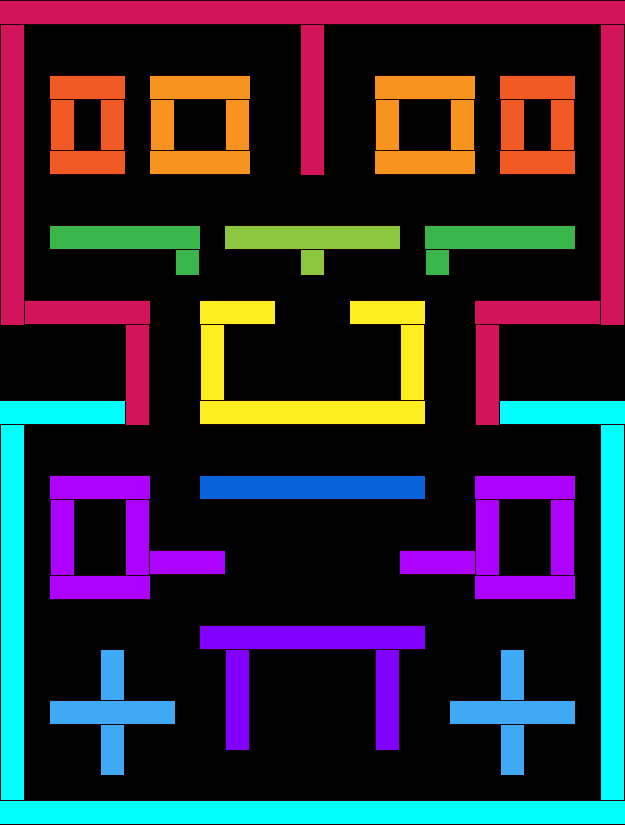

This game map was drawn from its Tiled (.tmx) file and the tilesets committed beside it. A one-line description and the full map source follow:
An orthogonal 25x33 tile map with 25x25 px tiles, 1 tile layer (Tile Layer 1).

<map version="1.4" tiledversion="1.4.3" orientation="orthogonal" renderorder="right-down" width="25" height="33" tilewidth="25" tileheight="25" infinite="0" nextlayerid="2" nextobjectid="1">
 <editorsettings>
  <export target="../../PycharmProjects/Pacman/map.csv" format="csv" />
 </editorsettings>
 <tileset firstgid="1" source="Tileset.tsx" />
 <layer id="1" name="Tile Layer 1" width="25" height="33">
  <data encoding="csv">
1,1,1,1,1,1,1,1,1,1,1,1,1,1,1,1,1,1,1,1,1,1,1,1,1,
2,0,0,0,0,0,0,0,0,0,0,0,2,0,0,0,0,0,0,0,0,0,0,0,2,
2,0,0,0,0,0,0,0,0,0,0,0,2,0,0,0,0,0,0,0,0,0,0,0,2,
2,0,5,5,5,0,7,7,7,7,0,0,2,0,0,7,7,7,7,0,5,5,5,0,2,
2,0,6,23,6,0,8,23,23,8,0,0,2,0,0,8,23,23,8,0,6,23,6,0,2,
2,0,6,23,6,0,8,23,23,8,0,0,2,0,0,8,23,23,8,0,6,23,6,0,2,
2,0,5,5,5,0,7,7,7,7,0,0,2,0,0,7,7,7,7,0,5,5,5,0,2,
2,0,0,0,0,0,0,0,0,0,0,0,0,0,0,0,0,0,0,0,0,0,0,0,2,
2,0,0,0,0,0,0,0,0,0,0,0,0,0,0,0,0,0,0,0,0,0,0,0,2,
2,0,9,9,9,9,9,9,0,11,11,11,11,11,11,11,0,9,9,9,9,9,9,0,2,
2,0,0,0,0,0,0,10,0,0,0,0,12,0,0,0,0,10,0,0,0,0,0,0,2,
2,0,0,0,0,0,0,0,0,0,0,0,0,0,0,0,0,0,0,0,0,0,0,0,2,
2,1,1,1,1,1,0,0,13,13,13,0,0,0,13,13,13,0,0,1,1,1,1,1,2,
23,23,23,23,23,2,0,0,14,0,0,0,0,0,0,0,14,0,0,2,23,23,23,23,23,
23,23,23,23,23,2,0,0,14,0,0,0,0,0,0,0,14,0,0,2,23,23,23,23,23,
23,23,23,23,23,2,0,0,14,0,0,0,0,0,0,0,14,0,0,2,23,23,23,23,23,
3,3,3,3,3,2,0,0,13,13,13,13,13,13,13,13,13,0,0,2,3,3,3,3,3,
4,0,0,0,0,0,0,0,0,0,0,0,0,0,0,0,0,0,0,0,0,0,0,0,4,
4,0,0,0,0,0,0,0,0,0,0,0,0,0,0,0,0,0,0,0,0,0,0,0,4,
4,0,15,15,15,15,0,0,17,17,17,17,17,17,17,17,17,0,0,15,15,15,15,0,4,
4,0,16,23,23,16,0,0,0,0,0,0,0,0,0,0,0,0,0,16,23,23,16,0,4,
4,0,16,23,23,16,0,0,0,0,0,0,0,0,0,0,0,0,0,16,23,23,16,0,4,
4,0,16,23,23,16,15,15,15,0,0,0,0,0,0,0,15,15,15,16,23,23,16,0,4,
4,0,15,15,15,15,0,0,0,0,0,0,0,0,0,0,0,0,0,15,15,15,15,0,4,
4,0,0,0,0,0,0,0,0,0,0,0,0,0,0,0,0,0,0,0,0,0,0,0,4,
4,0,0,0,0,0,0,0,21,21,21,21,21,21,21,21,21,0,0,0,0,0,0,0,4,
4,0,0,0,20,0,0,0,0,22,0,0,0,0,0,22,0,0,0,0,20,0,0,0,4,
4,0,0,0,20,0,0,0,0,22,0,0,0,0,0,22,0,0,0,0,20,0,0,0,4,
4,0,19,19,19,19,19,0,0,22,0,0,0,0,0,22,0,0,19,19,19,19,19,0,4,
4,0,0,0,20,0,0,0,0,22,0,0,0,0,0,22,0,0,0,0,20,0,0,0,4,
4,0,0,0,20,0,0,0,0,0,0,0,0,0,0,0,0,0,0,0,20,0,0,0,4,
4,0,0,0,0,0,0,0,0,0,0,0,0,0,0,0,0,0,0,0,0,0,0,0,4,
3,3,3,3,3,3,3,3,3,3,3,3,3,3,3,3,3,3,3,3,3,3,3,3,3
</data>
 </layer>
</map>